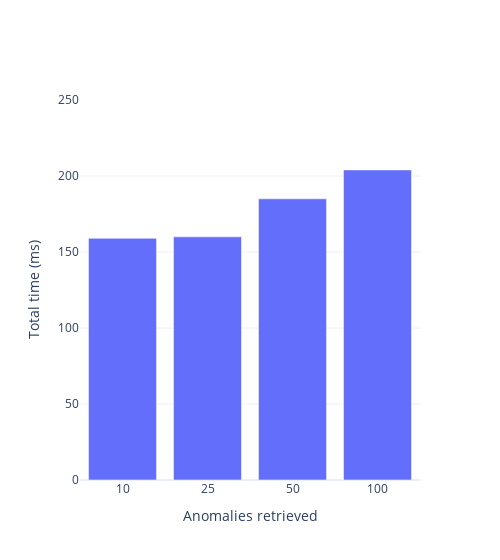

This figure's notebook cell:
### Markdown cell above
### Get all anomalies

### Code cell
anomalies = [159, 160, 185, 204]

getAllAnomalies(anomalies)

### Figure 1 — Plotly figure (JSON) as saved in the notebook; plotly's stock layout.template omitted (floating-point values rounded to 4 significant figures)
{"data": [{"type": "bar", "x": ["10", "25", "50", "100"], "y": [159, 160, 185, 204]}], "layout": {"legend": {"orientation": "h", "y": 1.15}, "width": 500, "xaxis": {"title": {"text": "Anomalies retrieved"}, "type": "category"}, "yaxis": {"dtick": 50, "range": [0, 250], "tick0": 0, "title": {"text": "Total time (ms)"}}}}
